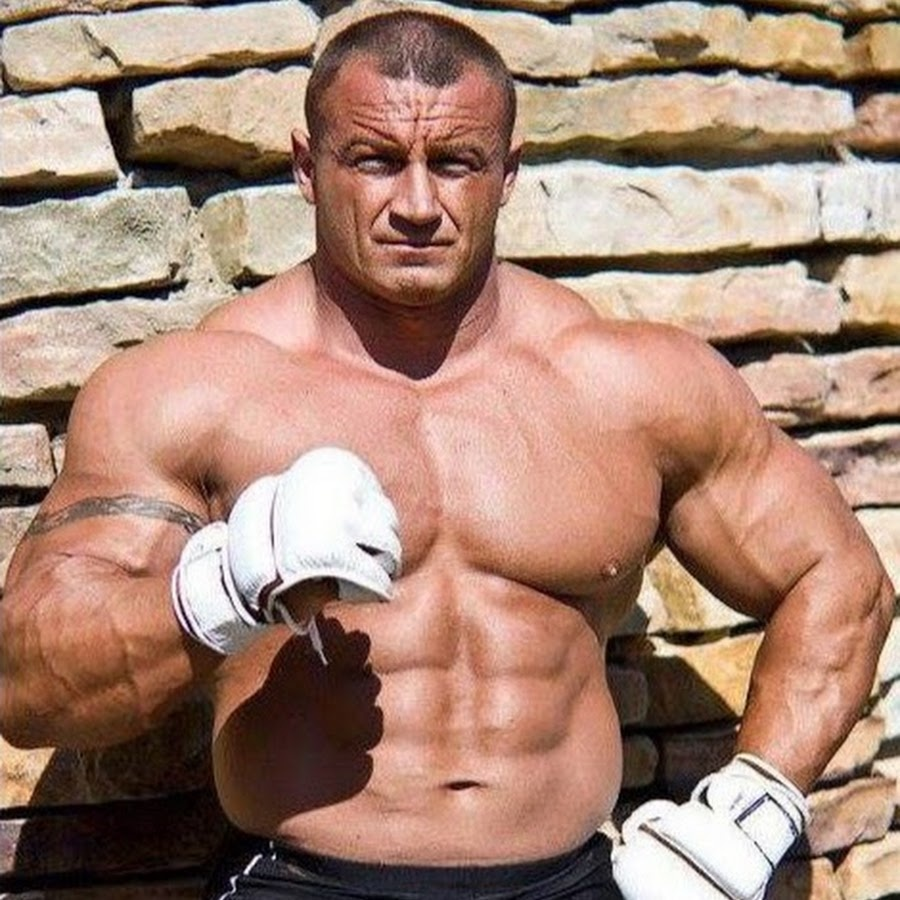
#> input picture przetwarzanie_obrazow/LAB1/pudzian.jpg, 900 x 900 px
$ python LAB2.1.py
#> lines starting #> are read from the running program, lines starting #| are printed output that depends on the picture
import cv2 as cv
import numpy as np

path = "C:\\Users\\wojda\\OneDrive\\Dokumenty\\GitHub\\skryptowe_jezyki_LAB\\przetwarzanie_obrazow\\LAB1"
cv.samples.addSamplesDataSearchPath(path)

img = cv.imread(cv.samples.findFile('pudzian.jpg'))
#> img is the input picture: shape (900, 900, 3); mean B, G, R 117.4, 133.6, 166.7
height, width = img.shape[:2] #odczytanie wysokosci i szerokosci zdjecia
#> height = 900; width = 900
translation_matrix = np.float32([ [1,0,70], [0,1,110] ]) #macierz translacji
img_translation = cv.warpAffine(img, translation_matrix, (height, width)) #warpAffine przeprowadza translację zdjęcia
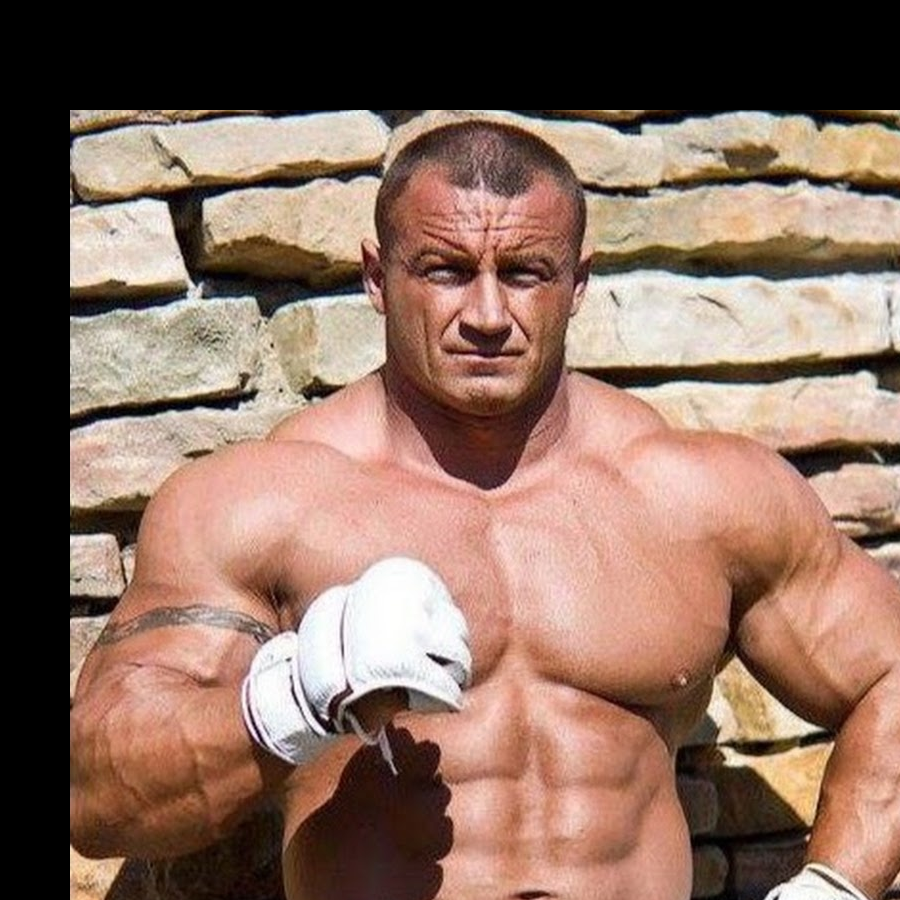
#> img_translation: shape (900, 900, 3); mean B, G, R 97.3, 111.3, 140.1
cv.imshow('Display', img_translation)
klawisz = cv.waitKey(0)
#> (key Esc is pressed here)
